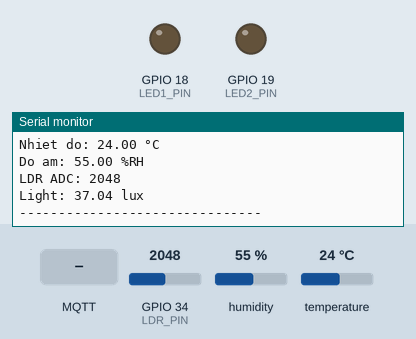
Recording of a sketch running on a simulated ESP32. Parts: output pins drawn as LEDs (lit = HIGH), the last lines printed to the serial monitor. The inputs (shaded band) are chosen by the test bench; at power-on: GPIO 34 (LDR_PIN) = 2048, humidity 55 %, temperature 24 °C. WiFi joins after 1.5 s; servers stay silent unless stated; no MQTT or app messages arrive unless stated.

Above: at 2.7 s.
2.8 s: MQTT message "LED1" arrives on the first subscribed topic
At 3.4 s:
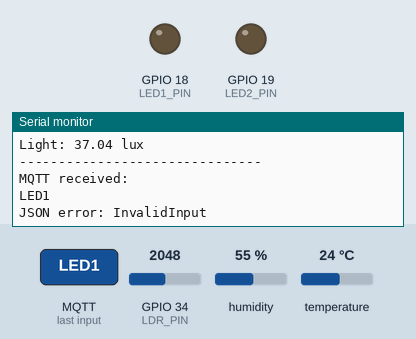
4.3 s: MQTT message "ON" arrives on the first subscribed topic
At 5.5 s:
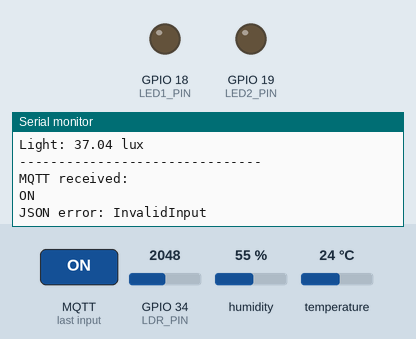
5.8 s: MQTT message "OFF" arrives on the first subscribed topic
At 6.02 s:
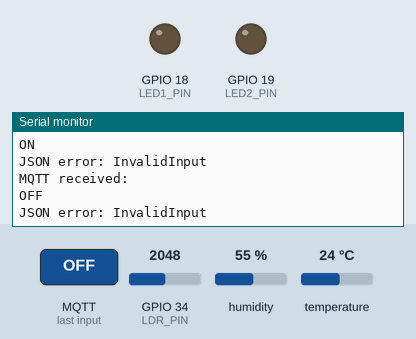

Measured:
- after the input at 2.8 s, the serial monitor: prints a new line at once (image 1)
- after the input at 4.3 s, the serial monitor: prints a new line at once (image 2)
- after the input at 5.8 s, the serial monitor: prints a new line at once (image 3)

The sketch:

IoTMonitor.ino
```cpp
#include <WiFi.h>
#include <PubSubClient.h>
#include <ArduinoJson.h>
#include "DHT.h"
#include "config.h"

// ================= WIFI =================


// ================= MQTT =================


const char* TOPIC_SENSOR = "iot/sensor/data";
const char* TOPIC_COMMAND = "iot/device/command";
const char* TOPIC_STATUS = "iot/device/status";

WiFiClient espClient;
PubSubClient client(espClient);

// ================= HARDWARE =================

#define DHT_PIN 4
#define DHT_TYPE DHT11

const int LDR_PIN = 34;
const int LED1_PIN = 18;
const int LED2_PIN = 19;

DHT dht(DHT_PIN, DHT_TYPE);

// ================= LDR =================

const int NUM_SAMPLES = 10;

unsigned long lastSensorPublish = 0;
const unsigned long SENSOR_INTERVAL = 2000;

int readLdrAverage() {

  long sum = 0;

  for (int i = 0; i < NUM_SAMPLES; i++) {
    sum += analogRead(LDR_PIN);
    delay(10);
  }

  return sum / NUM_SAMPLES;
}

float adcToLux(int adcVal) {

  adcVal = constrain(adcVal, 0, 4000);

  if (adcVal <= 200) {
    return 200.0;
  }

  if (adcVal <= 650) {
    return 200.0 - (adcVal - 200) * (100.0 / 450.0);
  }

  if (adcVal <= 1900) {
    return 100.0 - (adcVal - 650) * (60.0 / 1250.0);
  }

  if (adcVal <= 3900) {
    return 40.0 - (adcVal - 1900) * (40.0 / 2000.0);
  }

  return 0.0;
}

// ================= WIFI =================

void connectWiFi() {

  Serial.print("Connecting WiFi");

  WiFi.begin(WIFI_SSID, WIFI_PASSWORD);

  while (WiFi.status() != WL_CONNECTED) {

    delay(500);
    Serial.print(".");
  }

  Serial.println();
  Serial.println("WiFi connected!");

  Serial.print("ESP32 IP: ");
  Serial.println(WiFi.localIP());
}

// ================= MQTT =================

void connectMQTT() {

  while (!client.connected()) {

    Serial.print("Connecting MQTT... ");

    if (client.connect("ESP32", MQTT_USER, MQTT_PASSWORD)) {

      Serial.println("connected!");

      client.subscribe(TOPIC_COMMAND);

    } else {

      Serial.print("MQTT failed, state = ");
      Serial.println(client.state());

      delay(2000);
    }
  }
}

// ================= MQTT RECEIVE =================

void mqttCallback(char* topic, byte* payload, unsigned int length) {

  String message = "";

  for (int i = 0; i < length; i++) {
    message += (char)payload[i];
  }

  Serial.println();
  Serial.println("MQTT received:");
  Serial.println(message);

  // ================= PARSE JSON =================

  JsonDocument doc;

  DeserializationError error = deserializeJson(doc, message);

  if (error) {

    Serial.print("JSON error: ");
    Serial.println(error.c_str());

    return;
  }

  // ================= READ COMMAND =================

  int requestId = doc["requestId"] | 0;
  String deviceCode = doc["deviceCode"] | "";
  String action = doc["action"] | "";

  // ================= SELECT LED =================

  int ledPin = -1;

  if (deviceCode == "LED1") {

    ledPin = LED1_PIN;

  } else if (deviceCode == "LED2") {

    ledPin = LED2_PIN;

  } else {

    Serial.println("Unknown device!");

    return;
  }

  // ================= CONTROL LED =================

  if (action == "ON") {

    digitalWrite(ledPin, HIGH);

  } else if (action == "OFF") {

    digitalWrite(ledPin, LOW);

  } else {

    Serial.println("Unknown action!");

    return;
  }

  // ================= READ ACTUAL LED STATUS =================

  String actualStatus;

  if (digitalRead(ledPin) == HIGH) {
    actualStatus = "ON";
  } else {
    actualStatus = "OFF";
  }

  Serial.print(deviceCode);
  Serial.print(" - Requested: ");
  Serial.print(action);

  Serial.print(" - Confirmed: ");
  Serial.println(actualStatus);

  // ================= CREATE STATUS JSON =================

  JsonDocument statusDoc;

  statusDoc["requestId"] = requestId;
  statusDoc["deviceCode"] = deviceCode;
  statusDoc["status"] = actualStatus;

  String statusMessage;

  serializeJson(statusDoc, statusMessage);

  // ================= PUBLISH STATUS =================

  client.publish(
    TOPIC_STATUS,
    statusMessage.c_str()
  );

  Serial.print("Status sent: ");
  Serial.println(statusMessage);
}

// ================= SETUP =================

void setup() {

  Serial.begin(115200);

  // ================= DHT11 =================

  dht.begin();

  // ================= LED =================

  pinMode(LED1_PIN, OUTPUT);
  pinMode(LED2_PIN, OUTPUT);

  digitalWrite(LED1_PIN, LOW);
  digitalWrite(LED2_PIN, LOW);

  // ================= LDR =================

  pinMode(LDR_PIN, INPUT);

  // ================= WIFI =================

  connectWiFi();

  // ================= MQTT =================

  client.setServer(MQTT_SERVER, MQTT_PORT);
  client.setCallback(mqttCallback);

  connectMQTT();

  Serial.println();
  Serial.println("==============================");
  Serial.println("       READY");
  Serial.println("==============================");
}

// ================= LOOP =================

void loop() {

  // ================= CHECK MQTT =================

  if (!client.connected()) {
    connectMQTT();
  }

  client.loop();

  // ================= SENSOR TIMER =================

  unsigned long currentMillis = millis();

  if (currentMillis - lastSensorPublish >= SENSOR_INTERVAL) {

    lastSensorPublish = currentMillis;

    // ================= READ SENSOR =================

    float temp = dht.readTemperature();
    float hum = dht.readHumidity();

    int adcVal = readLdrAverage();
    float lux = adcToLux(adcVal);

    // ================= DHT11 =================

    if (isnan(temp) || isnan(hum)) {

      Serial.println("DHT11: READ ERROR");

    } else {

      Serial.print("Nhiet do: ");
      Serial.print(temp);
      Serial.println(" °C");

      Serial.print("Do am: ");
      Serial.print(hum);
      Serial.println(" %RH");

      // ================= PUBLISH TEMPERATURE =================

      JsonDocument tempDoc;

      tempDoc["sensorCode"] = "DHT11_TEMP";
      tempDoc["value"] = temp;

      String tempData;

      serializeJson(tempDoc, tempData);

      client.publish(
        TOPIC_SENSOR,
        tempData.c_str()
      );

      // ================= PUBLISH HUMIDITY =================

      JsonDocument humDoc;

      humDoc["sensorCode"] = "DHT11_HUM";
      humDoc["value"] = hum;

      String humData;

      serializeJson(humDoc, humData);

      client.publish(
        TOPIC_SENSOR,
        humData.c_str()
      );
    }

    // ================= LDR =================

    Serial.print("LDR ADC: ");
    Serial.println(adcVal);

    Serial.print("Light: ");
    Serial.print(lux);
    Serial.println(" lux");

    // ================= PUBLISH LIGHT =================

    JsonDocument lightDoc;

    lightDoc["sensorCode"] = "LDR_LIGHT";
    lightDoc["value"] = lux;

    String lightData;

    serializeJson(lightDoc, lightData);

    client.publish(
      TOPIC_SENSOR,
      lightData.c_str()
    );

    Serial.println("-------------------------------");
  }
}
```

config.example.h
```cpp
#pragma once

// Sao chép thành config.h và điền cấu hình trên máy của bạn.
const char* WIFI_SSID = "YOUR_WIFI_NAME";
const char* WIFI_PASSWORD = "YOUR_WIFI_PASSWORD";

const char* MQTT_SERVER = "YOUR_PC_LAN_IP";
const int MQTT_PORT = 1883;
const char* MQTT_USER = "YOUR_MQTT_USER";
const char* MQTT_PASSWORD = "YOUR_MQTT_PASSWORD";
```
